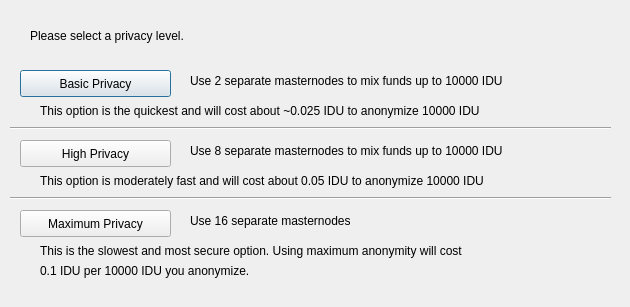
<?xml version="1.0" encoding="UTF-8"?>
<ui version="4.0">
 <class>ObfuscationConfig</class>
 <widget class="QDialog" name="ObfuscationConfig">
  <property name="geometry">
   <rect>
    <x>0</x>
    <y>0</y>
    <width>630</width>
    <height>307</height>
   </rect>
  </property>
  <property name="windowTitle">
   <string>Configure Obfuscation</string>
  </property>
  <widget class="QPushButton" name="buttonBasic">
   <property name="geometry">
    <rect>
     <x>20</x>
     <y>70</y>
     <width>151</width>
     <height>27</height>
    </rect>
   </property>
   <property name="text">
    <string>Basic Privacy</string>
   </property>
  </widget>
  <widget class="QPushButton" name="buttonHigh">
   <property name="geometry">
    <rect>
     <x>20</x>
     <y>140</y>
     <width>151</width>
     <height>27</height>
    </rect>
   </property>
   <property name="text">
    <string>High Privacy</string>
   </property>
  </widget>
  <widget class="QPushButton" name="buttonMax">
   <property name="geometry">
    <rect>
     <x>20</x>
     <y>210</y>
     <width>151</width>
     <height>27</height>
    </rect>
   </property>
   <property name="text">
    <string>Maximum Privacy</string>
   </property>
  </widget>
  <widget class="QLabel" name="label">
   <property name="geometry">
    <rect>
     <x>30</x>
     <y>20</y>
     <width>571</width>
     <height>31</height>
    </rect>
   </property>
   <property name="text">
    <string>Please select a privacy level.</string>
   </property>
  </widget>
  <widget class="QLabel" name="label_2">
   <property name="geometry">
    <rect>
     <x>190</x>
     <y>70</y>
     <width>421</width>
     <height>21</height>
    </rect>
   </property>
   <property name="text">
    <string>Use 2 separate masternodes to mix funds up to 10000 IDU</string>
   </property>
  </widget>
  <widget class="QLabel" name="label_3">
   <property name="geometry">
    <rect>
     <x>190</x>
     <y>140</y>
     <width>411</width>
     <height>21</height>
    </rect>
   </property>
   <property name="text">
    <string>Use 8 separate masternodes to mix funds up to 10000 IDU</string>
   </property>
  </widget>
  <widget class="QLabel" name="label_4">
   <property name="geometry">
    <rect>
     <x>190</x>
     <y>210</y>
     <width>421</width>
     <height>21</height>
    </rect>
   </property>
   <property name="text">
    <string>Use 16 separate masternodes</string>
   </property>
  </widget>
  <widget class="QLabel" name="label_6">
   <property name="geometry">
    <rect>
     <x>40</x>
     <y>100</y>
     <width>561</width>
     <height>21</height>
    </rect>
   </property>
   <property name="text">
    <string>This option is the quickest and will cost about ~0.025 IDU to anonymize 10000 IDU</string>
   </property>
  </widget>
  <widget class="QLabel" name="label_7">
   <property name="geometry">
    <rect>
     <x>40</x>
     <y>170</y>
     <width>561</width>
     <height>21</height>
    </rect>
   </property>
   <property name="text">
    <string>This option is moderately fast and will cost about 0.05 IDU to anonymize 10000 IDU</string>
   </property>
  </widget>
  <widget class="QLabel" name="label_8">
   <property name="geometry">
    <rect>
     <x>40</x>
     <y>240</y>
     <width>561</width>
     <height>21</height>
    </rect>
   </property>
   <property name="text">
    <string>This is the slowest and most secure option. Using maximum anonymity will cost</string>
   </property>
  </widget>
  <widget class="QLabel" name="label_9">
   <property name="geometry">
    <rect>
     <x>40</x>
     <y>260</y>
     <width>561</width>
     <height>21</height>
    </rect>
   </property>
   <property name="text">
    <string>0.1 IDU per 10000 IDU you anonymize.</string>
   </property>
  </widget>
  <widget class="Line" name="line">
   <property name="geometry">
    <rect>
     <x>10</x>
     <y>120</y>
     <width>601</width>
     <height>16</height>
    </rect>
   </property>
   <property name="orientation">
    <enum>Qt::Horizontal</enum>
   </property>
  </widget>
  <widget class="Line" name="line_2">
   <property name="geometry">
    <rect>
     <x>10</x>
     <y>190</y>
     <width>601</width>
     <height>16</height>
    </rect>
   </property>
   <property name="orientation">
    <enum>Qt::Horizontal</enum>
   </property>
  </widget>
 </widget>
 <resources/>
 <connections/>
</ui>
